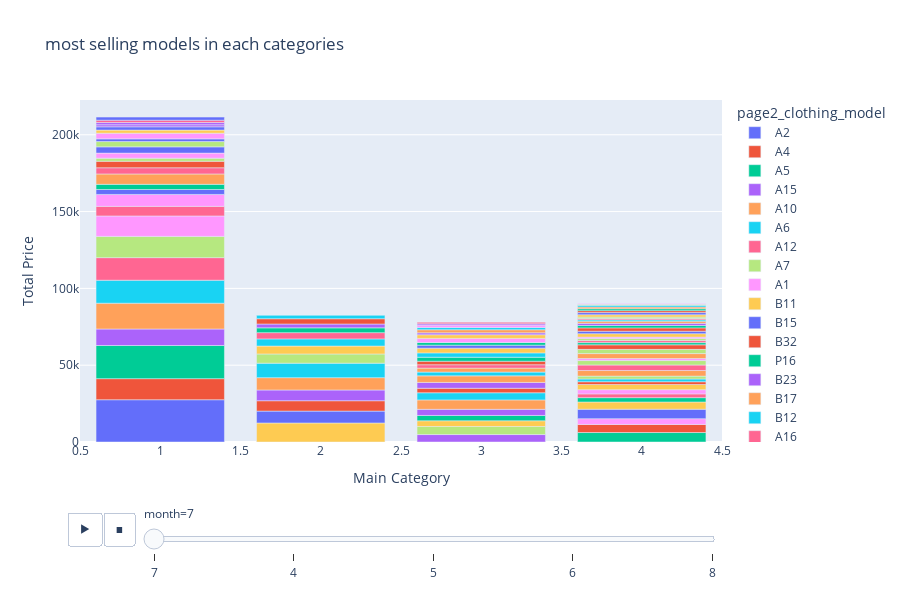

This figure's notebook cell:
### Code cell
fig = px.bar(
    mine_df,
    x = 'page1_main_category',
    y = 'price',
    color= 'page2_clothing_model',
    title= 'most selling models in each categories',
    labels= {
        'price' : 'Total Price',
        'page1_main_category' : 'Main Category' 
    },
    animation_frame='month',
    animation_group='page1_main_category',
    height= 600
)
fig.layout.updatemenus[0].buttons[0].args[1]['frame']['duration'] = 500

fig.show()
